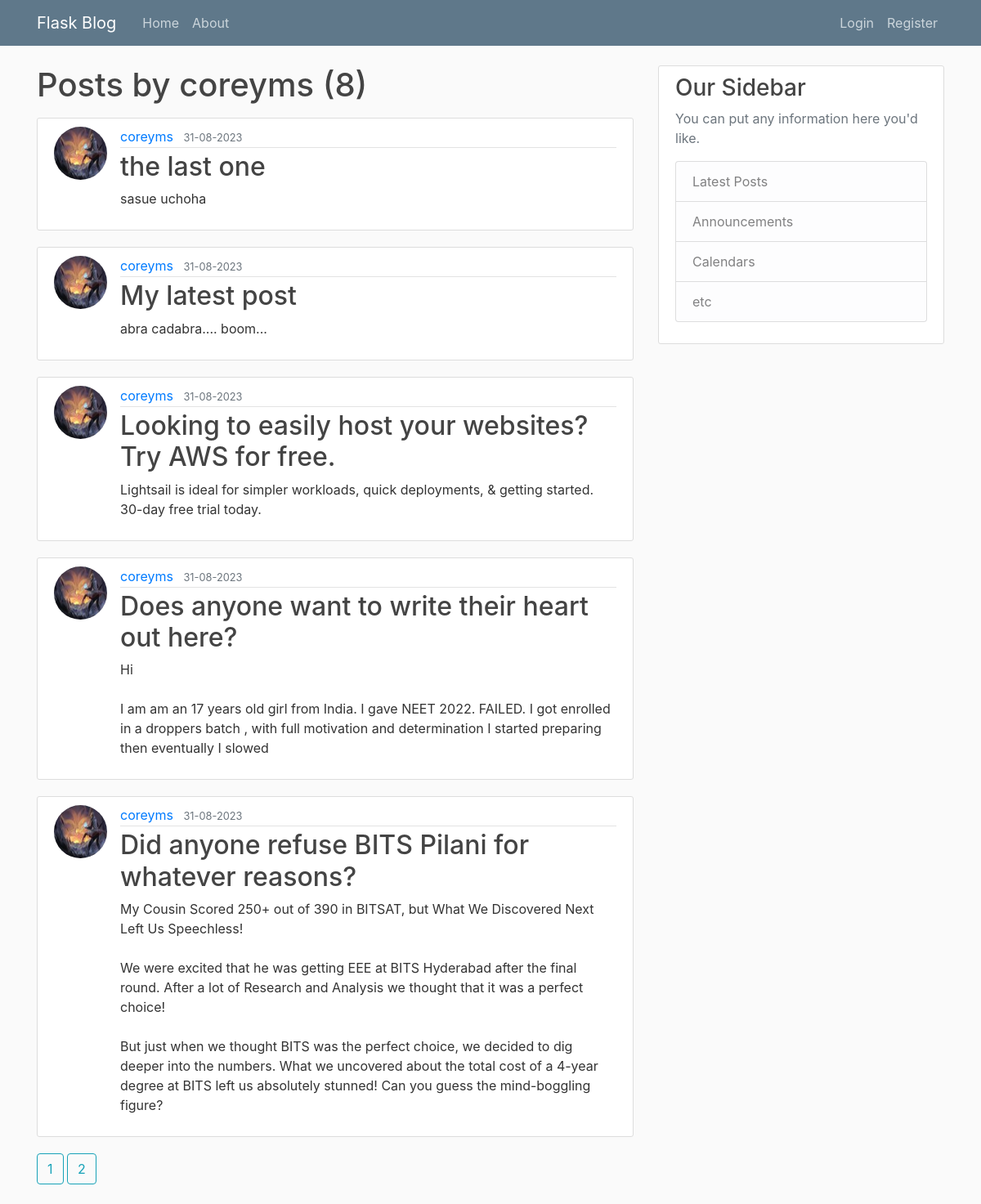
The page /user/coreyms on the database its author committed.
### flaskblog/models.py (models this page shows, shortened)
class User(db.Model, UserMixin):
    id = db.Column(db.Integer, primary_key=True)
    username = db.Column(db.String(20), unique=True, nullable=False)
    email = db.Column(db.String(120), unique=True, nullable=False)
    image_file = db.Column(db.String(50), nullable=False, default='default.jpg')
    password = db.Column(db.String(60), nullable=False)
    posts = db.relationship('Post', backref='author', lazy=True)

class Post(db.Model):
    id = db.Column(db.Integer, primary_key=True)
    title = db.Column(db.String(100), nullable= False)
    date_posted = db.Column(db.DateTime, nullable=False, default=datetime.utcnow)
    content = db.Column(db.Text, nullable=False)
    user_id= db.Column(db.Integer, db.ForeignKey('user.id'), nullable=False)

### flaskblog/users/routes.py (the view)
@users.route("/user/<string:username>")
def user_posts(username):
    page = request.args.get('page', 1, type=int)
    user = User.query.filter_by(username=username).first_or_404()
    posts=Post.query.filter_by(author=user).order_by(Post.date_posted.desc()).paginate(page=page, per_page=5)
    return render_template('user_posts.html',posts=posts, user=user)

### flaskblog/templates/user_posts.html
{% extends "layout.html" %}
{% block content %}
    <h1 class="mb-3">Posts by {{ user.username }} ({{ posts.total }})</h1>
    {% for post in posts.items %}
        <article class="media content-section">
            <img class="rounded-circle article-img" src="{{ url_for('static', filename='profile_pics/'+ post.author.image_file) }}">
            <div class="media-body">
            <div class="article-metadata">
                <a class="mr-2" href="{{ url_for('users.user_posts', username=post.author.username) }}">{{ post.author.username }}</a>
                <small class="text-muted">{{ post.date_posted.strftime('%d-%m-%Y') }}</small>
            </div>
            <h2><a class="article-title" href="{{ url_for('posts.post', post_id=post.id) }}">{{ post.title }}</a></h2>
            <p class="article-content">{{ post.content }}</p>
            </div>
        </article>
    {% endfor %}
    {% for page_num in posts.iter_pages(left_edge=1, right_edge=1, left_current=1, right_current=2) %}
        {% if page_num %}
            {% if posts.page_num == page_num %}
                <a class="btn btn-info mb-4" href="{{ url_for('users.user_posts', username=user.username, page=page_num) }}">{{ page_num }}</a>
            {% else %}
                <a class="btn btn-outline-info mb-4" href="{{ url_for('users.user_posts', username=user.username, page=page_num) }}">{{ page_num }}</a>
            {% endif %}
        {% else %}
            ...
        {% endif %}
    {% endfor %}
{% endblock content %}

### flaskblog/static/main.css (style rules this page uses)
body { background: #fafafa; color: #333333; margin-top: 5rem; }
h1, h2, h3, h4, h5, h6 { color: #444444; }
.content-section { background: #ffffff; padding: 10px 20px; border: 1px solid #dddddd; border-radius: 3px; margin-bottom: 20px; }
.article-title { color: #444444; }
.article-content { white-space: pre-line; }
.article-img { height: 65px; width: 65px; margin-right: 16px; }
.article-metadata { padding-bottom: 1px; margin-bottom: 4px; border-bottom: 1px solid #e3e3e3 }

### rows shown on the page
User: username "coreyms"
Post: image_file (picture), author.username "coreyms", date_posted "31-08-2023", title "the last one", content "sasue uchoha"
Post: image_file (picture), author.username "coreyms", date_posted "31-08-2023", title "My latest post", content "abra cadabra.... boom..."
Post: image_file (picture), author.username "coreyms", date_posted "31-08-2023", title "Looking to easily host your websites? Try AWS for free.", content "Lightsail is ideal for simpler workloads, quick deployments, & getting started. 30-day free trial today."
Post: image_file (picture), author.username "coreyms", date_posted "31-08-2023", title "Does anyone want to write their heart out here?", content "Hi I am am an 17 years old girl from India. I gave NEET 2022. FAILED. I got enrolled in a droppers batch , with full motivation and determination I started preparing then eventually I slowed"
Post: image_file (picture), author.username "coreyms", date_posted "31-08-2023", title "Did anyone refuse BITS Pilani for whatever reasons?", content "My Cousin Scored 250+ out of 390 in BITSAT, but What We Discovered Next Left Us Speechless! We were excited that he was getting EEE at BITS Hyderabad after the final round. After a lot of Research and Analysis we thought that it was a perfect choice! But just when we thought BITS was the perfect choice, we decided to dig deeper into the numbers. What we uncovered about the total cost of a 4-year degree at BITS left us absolutely stunned! Can you guess the mind-boggling figure?"

### other values the page prints
{{ posts.total }} "8"
{{ page_num }} "1" "2"
